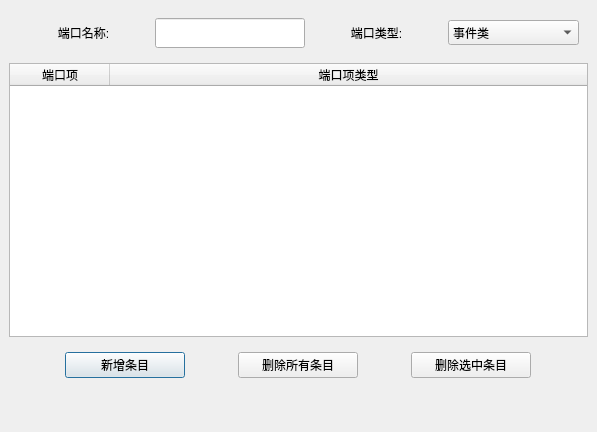
<?xml version="1.0" encoding="UTF-8"?>
<ui version="4.0">
 <class>MyPortOutputDialog</class>
 <widget class="QDialog" name="MyPortOutputDialog">
  <property name="geometry">
   <rect>
    <x>0</x>
    <y>0</y>
    <width>597</width>
    <height>432</height>
   </rect>
  </property>
  <property name="windowTitle">
   <string>Dialog</string>
  </property>
  <layout class="QVBoxLayout" name="verticalLayout">
   <property name="margin">
    <number>0</number>
   </property>
   <item>
    <widget class="QWidget" name="widget" native="true">
     <layout class="QVBoxLayout" name="verticalLayout_2">
      <item>
       <widget class="QWidget" name="widget_2" native="true">
        <layout class="QHBoxLayout" name="horizontalLayout">
         <item>
          <widget class="QLabel" name="label">
           <property name="minimumSize">
            <size>
             <width>120</width>
             <height>25</height>
            </size>
           </property>
           <property name="text">
            <string>端口名称:</string>
           </property>
           <property name="alignment">
            <set>Qt::AlignCenter</set>
           </property>
          </widget>
         </item>
         <item>
          <widget class="QLineEdit" name="lineEdit">
           <property name="minimumSize">
            <size>
             <width>150</width>
             <height>30</height>
            </size>
           </property>
           <property name="maximumSize">
            <size>
             <width>150</width>
             <height>16777215</height>
            </size>
           </property>
          </widget>
         </item>
         <item>
          <widget class="QLabel" name="label_2">
           <property name="minimumSize">
            <size>
             <width>120</width>
             <height>25</height>
            </size>
           </property>
           <property name="text">
            <string>端口类型:</string>
           </property>
           <property name="alignment">
            <set>Qt::AlignCenter</set>
           </property>
          </widget>
         </item>
         <item>
          <widget class="QComboBox" name="comboBox">
           <property name="minimumSize">
            <size>
             <width>120</width>
             <height>25</height>
            </size>
           </property>
           <item>
            <property name="text">
             <string>事件类</string>
            </property>
           </item>
          </widget>
         </item>
        </layout>
       </widget>
      </item>
      <item>
       <widget class="QTableWidget" name="tableWidget">
        <attribute name="horizontalHeaderStretchLastSection">
         <bool>true</bool>
        </attribute>
        <column>
         <property name="text">
          <string>端口项</string>
         </property>
        </column>
        <column>
         <property name="text">
          <string>端口项类型</string>
         </property>
        </column>
       </widget>
      </item>
      <item>
       <widget class="QWidget" name="widget_4" native="true">
        <layout class="QHBoxLayout" name="horizontalLayout_2">
         <item>
          <widget class="QPushButton" name="pushButton">
           <property name="minimumSize">
            <size>
             <width>120</width>
             <height>26</height>
            </size>
           </property>
           <property name="maximumSize">
            <size>
             <width>120</width>
             <height>16777215</height>
            </size>
           </property>
           <property name="text">
            <string>新增条目</string>
           </property>
          </widget>
         </item>
         <item>
          <widget class="QPushButton" name="pushButton_2">
           <property name="minimumSize">
            <size>
             <width>120</width>
             <height>26</height>
            </size>
           </property>
           <property name="maximumSize">
            <size>
             <width>120</width>
             <height>16777215</height>
            </size>
           </property>
           <property name="text">
            <string>删除所有条目</string>
           </property>
          </widget>
         </item>
         <item>
          <widget class="QPushButton" name="pushButton_3">
           <property name="minimumSize">
            <size>
             <width>120</width>
             <height>26</height>
            </size>
           </property>
           <property name="maximumSize">
            <size>
             <width>120</width>
             <height>16777215</height>
            </size>
           </property>
           <property name="text">
            <string>删除选中条目</string>
           </property>
          </widget>
         </item>
        </layout>
       </widget>
      </item>
      <item>
       <widget class="MyChooseBar" name="widget_3" native="true">
        <property name="minimumSize">
         <size>
          <width>0</width>
          <height>30</height>
         </size>
        </property>
        <property name="maximumSize">
         <size>
          <width>16777215</width>
          <height>30</height>
         </size>
        </property>
       </widget>
      </item>
     </layout>
    </widget>
   </item>
  </layout>
 </widget>
 <customwidgets>
  <customwidget>
   <class>MyChooseBar</class>
   <extends>QWidget</extends>
   <header>mychoosebar.h</header>
   <container>1</container>
  </customwidget>
 </customwidgets>
 <resources/>
 <connections/>
</ui>
